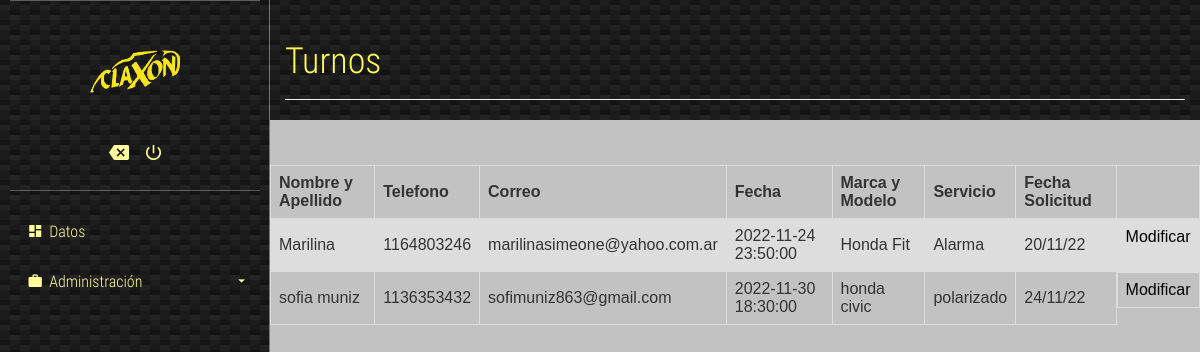
Before: /verTurnos.php with the older database file.
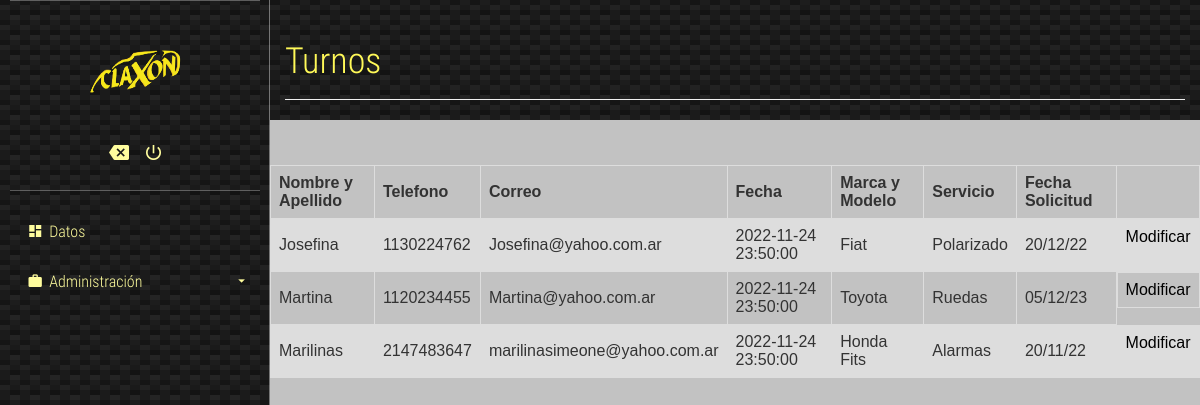
After: the same page with the newer database file.
### tables this page shows
CREATE TABLE `turnos` (
  `Nombre` varchar(200) NOT NULL,
  `Telefono` int(11) NOT NULL,
  `id` int(11) NOT NULL,
  `Correo` varchar(200) NOT NULL,
  `Fecha_Hora` datetime NOT NULL,
  `Marca_Modelo` varchar(100) NOT NULL,
  `Servicio` varchar(100) NOT NULL,
  `Fecha_Solicitud` varchar(15) NOT NULL
);

### verTurnos.php (the view, shortened to what this page needs)
<head>
	<link rel="stylesheet" href="./css/main.css">
</head>
<body>
	<section class="full-box cover dashboard-sideBar">
		<div class="full-box dashboard-sideBar-ct">
			<div class="full-box dashboard-sideBar-UserInfo">
				<figure class="full-box">
				<img src="claxon2.png" alt="UserIcon">
				</figure>
				<ul class="full-box list-unstyled text-center">
					<li>
						<a href="index.php">
							<i class="zmdi zmdi-tag-close"></i>
						</a>
					</li>
					<li>
						<a href="logout.php" class="btn-exit-system">
							<i class="zmdi zmdi-power"></i>
						</a>
					</li>
				</ul>
			</div>
			<ul class="list-unstyled full-box dashboard-sideBar-Menu">
				<li>
					<a href="home.php">
						<i class="zmdi zmdi-view-dashboard zmdi-hc-fw"></i> Datos
					</a>
				</li>
				<li>
					<a class="btn-sideBar-SubMenu">
						<i class="zmdi zmdi-case zmdi-hc-fw"></i> Administración <i class="zmdi zmdi-caret-down pull-right"></i>
					</a>
					<ul class="list-unstyled full-box">
					</ul>
				</li>
			</ul>
		</div>
	</section>
	<section class="full-box dashboard-contentPage">
		<div class="container-fluid">
			<div class="page-header">
			  <h1 class="text-titles">Turnos</h1>
			</div>
		</div>
		<?php
	include("conexion.php");
  $query = "SELECT id, nombre, telefono, correo, fecha_hora, marca_modelo, servicio, fecha_solicitud FROM turnos";
        $resultado = $conexion->query($query);
            ?>
<form class="articulo" class="post" method="post">
	<br><br/>
<table>
  <tr>
    <th>Nombre y Apellido</th>
    <th>Telefono</th>
    <th>Correo</th>
	<th>Fecha</th>
	<th>Marca y Modelo</th>
	<th>Servicio</th>
	<th>Fecha Solicitud</th>
	<th></th>
  </tr>
  <?php
     while ($row = $resultado -> fetch_assoc()) {
  ?>
  <tr>
    <td><?php echo $row['nombre'] ?></td>
    <td><?php echo $row['telefono'] ?></td>
    <td><?php echo $row['correo'] ?></td>
	<td><?php echo $row['fecha_hora'] ?></td>
    <td><?php echo $row['marca_modelo'] ?></td>
    <td><?php echo $row['servicio'] ?></td>
	<td><?php echo $row['fecha_solicitud'] ?></td>
	<td style="display:flex; justify-content:center" ><a href="actualizarTurnos.php?id=<?php echo $row["id"]?>"  style="color:black; ">Modificar</a>
  </tr>
  <?php
}
?>
</table>
</form>
	</section>
</body>
</html>

### css/main.css (style rules this page uses)
body, html { background-color: rgb(194, 194, 194); width: 100%; height: 100%; margin: 0; padding: 0; position: relative; font-size: 16px; font-family: 'RobotoCondensed'; overflow: hidden; }
.full-box { margin: 0; padding: 0; width: 100%; box-sizing: border-box; }
.cover { background: 50% 50% no-repeat; background-size: cover; }
.text-titles { color: #fff958; font-family: 'RobotoCondensedLight' }
.dashboard-sideBar, .dashboard-contentPage { position: absolute; top: 0; height: 100%; transition: all .3s ease-in-out; }
.dashboard-sideBar, .dashboard-sideBar-ct { width: 270px; }
.dashboard-sideBar { left: 0; z-index: 2; background: linear-gradient(27deg, #151515 5px, transparent 5px) 0 5px, linear-gradient(207deg, #151515 5px, transparent 5px) 10px 0px, linear-gradient(27deg, #222 5px, transparent 5px) 0px 10px, linear-gradient(207deg, #222 5px, transparent 5px) 10px 5px, linear-gradient(90deg, #1b1b1b 10px, transparent 10px), linear-gradient(#1d1d1d 25%, #1a1a1a 25%, #1a1a1a 50%, transparent 50%, transparent 75%, #242424 75%, #242424); background-color: #131313; background-size: 20px 20px; border-right: 1px solid rgba(255, 255, 255, .4); overflow: hidden; }
.dashboard-sideBar-ct { position: relative; height: 100%; padding: 0 10px; padding-bottom: 30px; }
.dashboard-sideBar-UserInfo { border-top: 1px solid rgba(255, 255, 255, .3); border-bottom: 1px solid rgba(255, 255, 255, .3); color: #fff; font-size: 14px; padding: 20px 0; }
.dashboard-sideBar-UserInfo figure img { width: 100px; height: 100px; border-radius: 100%; display: block; margin: 0 auto; }
.dashboard-sideBar-UserInfo ul { margin-top: 15px; }
.dashboard-sideBar-UserInfo ul > li, .dashboard-sideBar-UserInfo ul > li > a { display: inline-block; color: rgb(255, 253, 158); }
.dashboard-sideBar-UserInfo ul > li > a { outline: none; font-size: 20px; padding: 7px; transition: all .3s ease-in-out; }
.dashboard-sideBar-Menu { padding-top: 15px; }
.dashboard-sideBar-Menu > li, .dashboard-sideBar-Menu > li > a, .dashboard-sideBar-Menu > li > ul > li, .dashboard-sideBar-Menu > li > ul > li > a { line-height: 50px; font-family: "RobotoCondensedLight"; display: block; color: rgb(255, 253, 158); text-decoration: none; border-radius: 4px; transition: all .3s ease-in-out; position: relative; }
.dashboard-sideBar-Menu > li > a > i.zmdi-caret-down { line-height: 50px; transition: all .3s ease-in-out; }
.dashboard-sideBar-Menu > li > a { padding: 0 15px; box-sizing: border-box; height: 50px; outline: none; }
.dashboard-sideBar-Menu > li > ul { position: relative; padding-top: 7px; height: 0; overflow: hidden; }
.dashboard-contentPage { right: 0; z-index: 1; padding-left: 270px; }

### verTurnos.php (style rules this page uses)
table { font-family: arial, sans-serif; border-collapse: collapse; width: 100%; }
td, th { border: 1px solid #dddddd; text-align: left; padding: 8px; }
tr:nth-child(even) { background-color: #dddddd; }

Changed rows visible on the page:
removed turnos: Nombre "Marilina", Telefono "1164803246", Correo "marilinasimeone@yahoo.com.ar", Fecha_Hora "2022-11-24 23:50:00", Marca_Modelo "Honda Fit", Servicio "Alarma", Fecha_Solicitud "20/11/22"
changed turnos: Nombre "sofia muniz" → "Josefina"; Telefono "1136353432" → "1130224762"; Correo "sofimuniz863@gmail.com" → "Josefina@yahoo.com.ar"; Fecha_Hora "2022-11-30 18:30:00" → "2022-11-24 23:50:00"; Marca_Modelo "honda civic" → "Fiat"; Servicio "polarizado" → "Polarizado"; Fecha_Solicitud "24/11/22" → "20/12/22"
added turnos: Nombre "Martina", Telefono "1120234455", Correo "Martina@yahoo.com.ar", Fecha_Hora "2022-11-24 23:50:00", Marca_Modelo "Toyota", Servicio "Ruedas", Fecha_Solicitud "05/12/23"
added turnos: Nombre "Marilinas", Telefono "2147483647", Correo "marilinasimeone@yahoo.com.ar", Fecha_Hora "2022-11-24 23:50:00", Marca_Modelo "Honda Fits", Servicio "Alarmas", Fecha_Solicitud "20/11/22"
